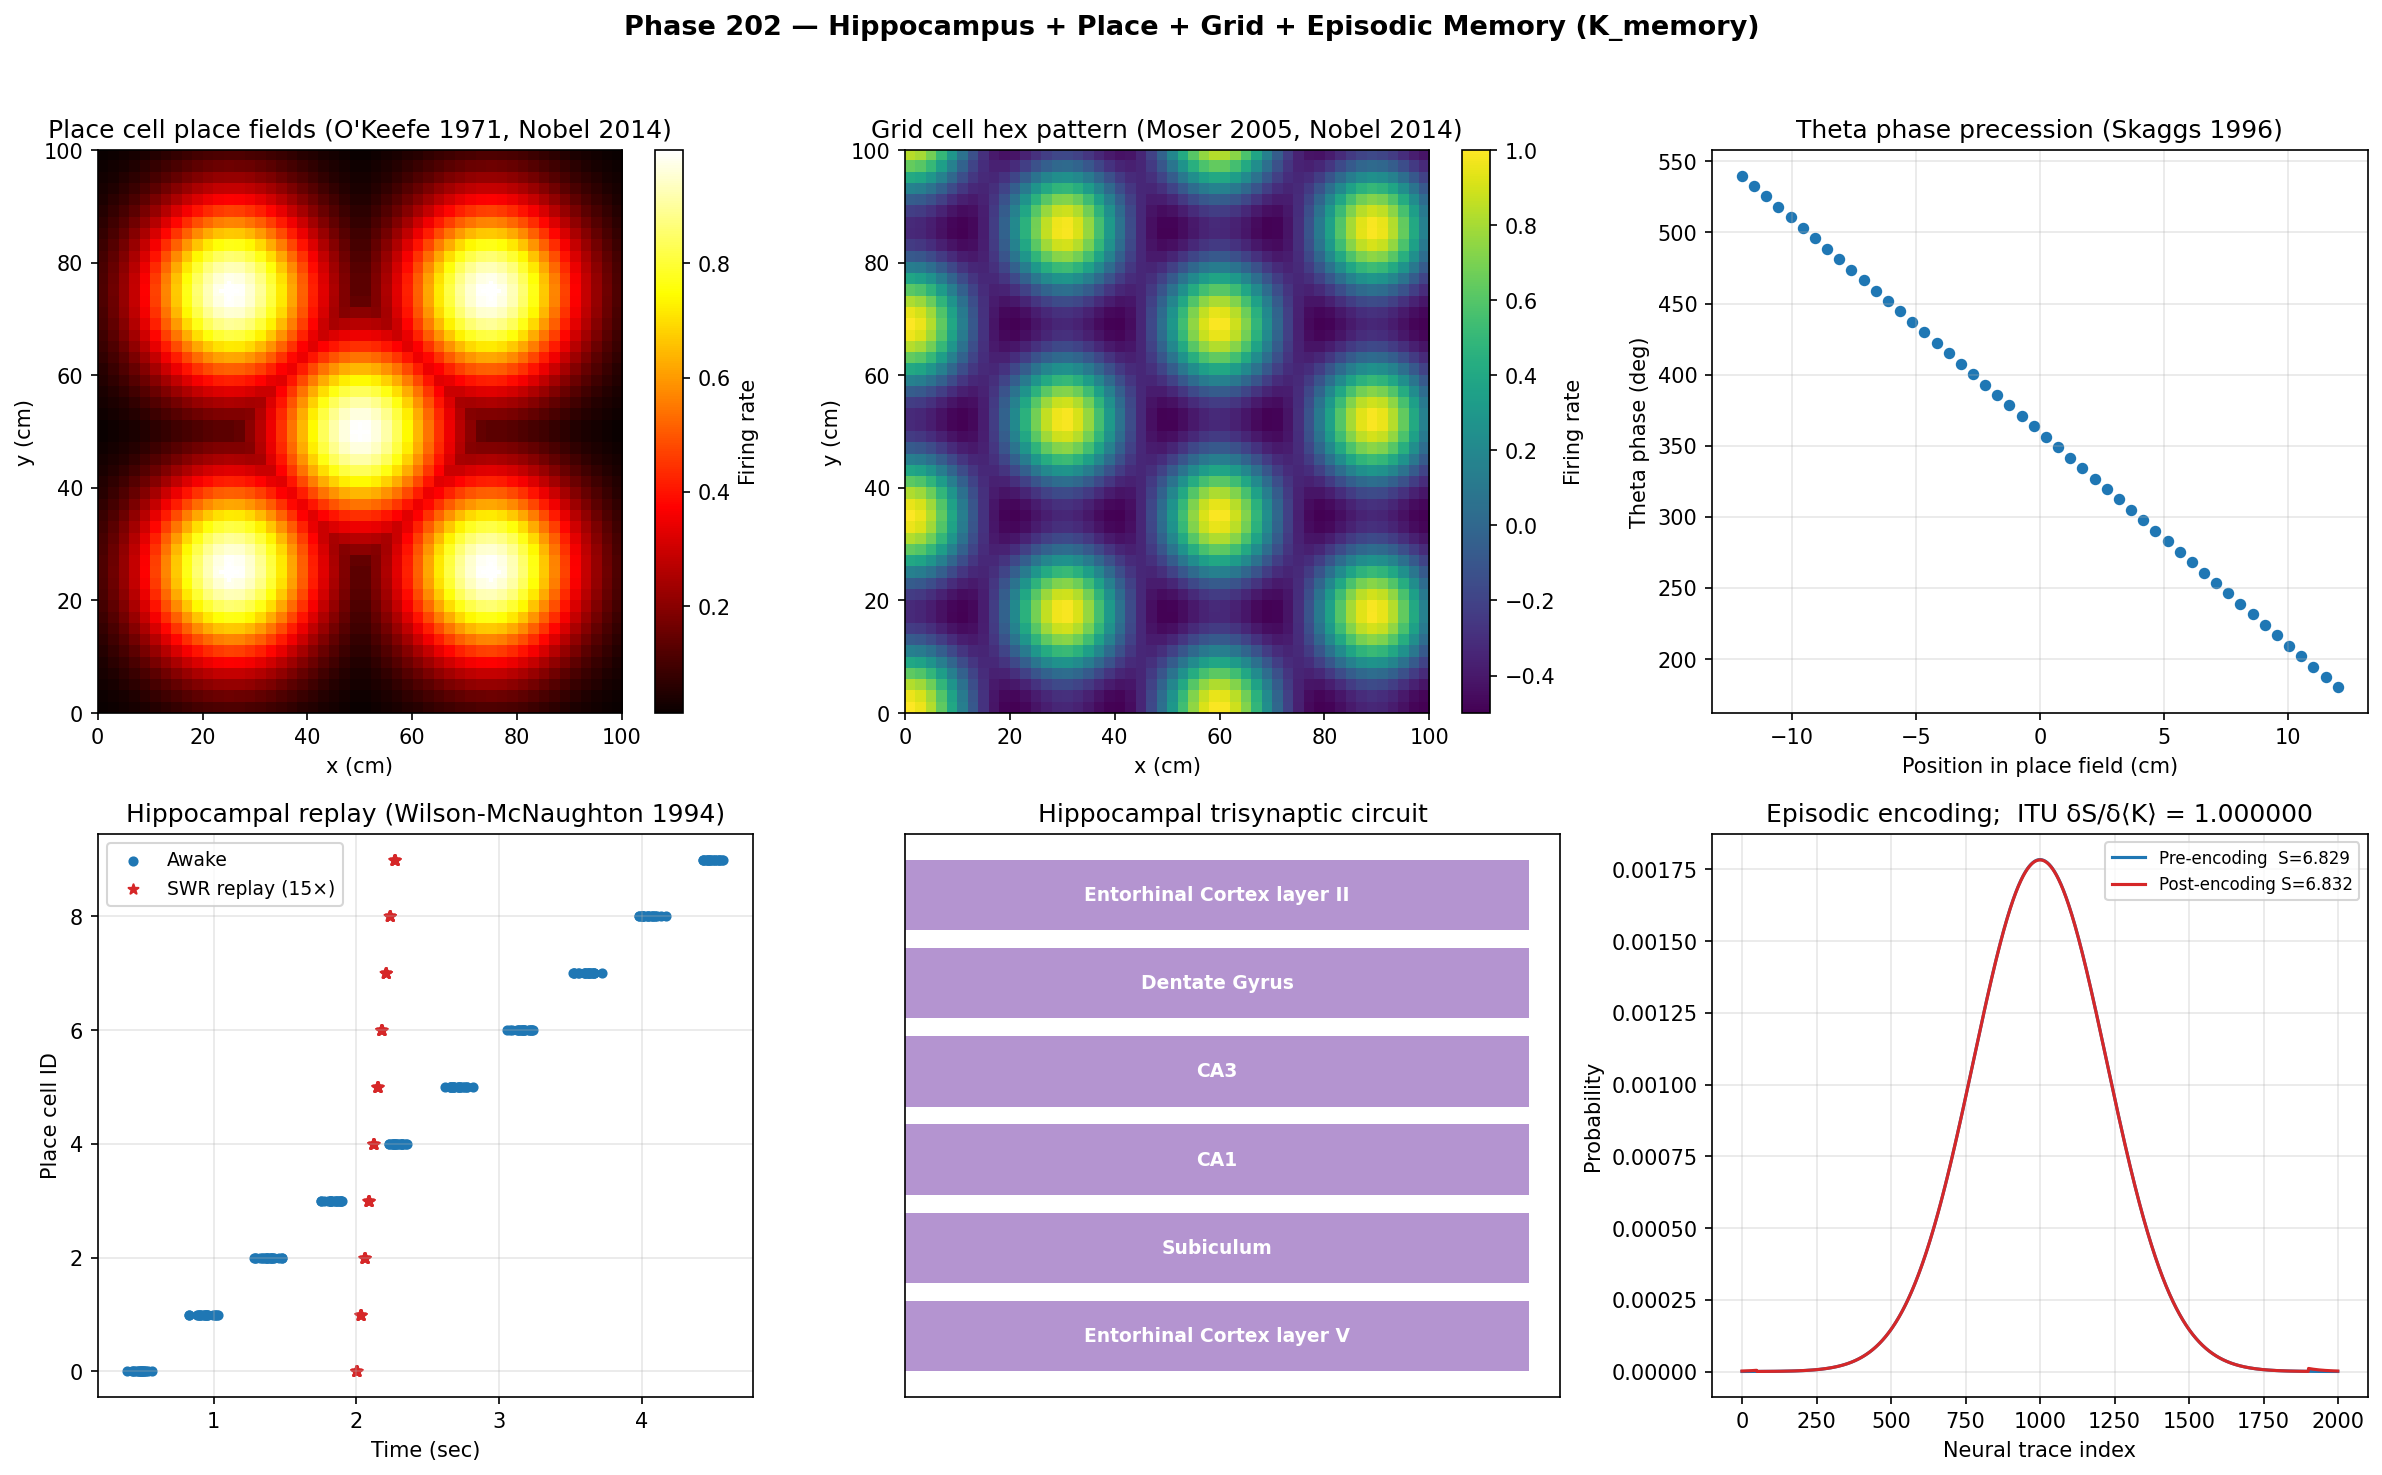

Write Python code to recreate this figure.
"""
Phase 202 — Hippocampus + Place Cell + Grid Cell + Episodic Memory (K_memory)

Simulations:
  1) Place cell place fields in 2D arena
  2) Grid cell hexagonal firing pattern
  3) Theta phase precession
  4) Sharp-wave ripples (SWR) replay at 10-20x speed
  5) Tulving episodic vs semantic memory
  6) Hippocampal trisynaptic circuit
  7) ITU K_memory axiom check during episodic encoding

Outputs:
  - hippocampus_place_grid.png
  - hippocampus_place_grid_summary.json
"""

from __future__ import annotations

import json
from pathlib import Path

import matplotlib
matplotlib.use("Agg")
import matplotlib.pyplot as plt
import numpy as np

OUT_PNG = Path(__file__).with_name("hippocampus_place_grid.png")
OUT_JSON = Path(__file__).with_name("hippocampus_place_grid_summary.json")

rng = np.random.default_rng(20260605)

# -------------------------------------------------------------
# 1) Place cells in 2D arena
# -------------------------------------------------------------
arena_size = 100  # cm
xs = np.linspace(0, arena_size, 50)
ys = np.linspace(0, arena_size, 50)
XX, YY = np.meshgrid(xs, ys)

# 5 place cells at different locations
place_centers = [(25, 25), (75, 25), (50, 50), (25, 75), (75, 75)]
place_sigma = 12  # cm, field radius
place_fields = []
for cx, cy in place_centers:
    field = np.exp(-((XX - cx)**2 + (YY - cy)**2) / (2 * place_sigma**2))
    place_fields.append(field)
# Combined map
combined_place = np.maximum.reduce(place_fields)

# -------------------------------------------------------------
# 2) Grid cell hexagonal pattern
# -------------------------------------------------------------
def grid_cell(x, y, spacing=30, theta=0, x0=0, y0=0):
    """Sum of 3 cosines at 60° angles -> hexagonal pattern."""
    angles = [theta, theta + np.pi/3, theta + 2*np.pi/3]
    out = np.zeros_like(x)
    for a in angles:
        kx = np.cos(a) * (2 * np.pi / spacing)
        ky = np.sin(a) * (2 * np.pi / spacing)
        out += np.cos(kx * (x - x0) + ky * (y - y0))
    return out / 3.0

grid_30 = grid_cell(XX, YY, spacing=30)
grid_50 = grid_cell(XX, YY, spacing=50)

# -------------------------------------------------------------
# 3) Theta phase precession
# -------------------------------------------------------------
# Position trajectory through place field
positions = np.linspace(-1.5, 1.5, 200) * place_sigma  # σ units
theta_phase_grid = np.linspace(0, 2*np.pi, 100)

# Phase precession: spike phase advances as position progresses
# Skaggs 1996: phase = 360° - (position relative shift) * scale
spike_positions = np.linspace(-1.0, 1.0, 50) * place_sigma
spike_phases = 2*np.pi - (spike_positions / place_sigma) * np.pi  # advances as moves forward

# -------------------------------------------------------------
# 4) SWR replay
# -------------------------------------------------------------
# During movement: place cells fire in sequence at ~8 Hz theta
# During SWR: same sequence at 10-20x compressed
t_awake = np.linspace(0, 5, 500)
n_cells = 10
cell_centers_t = np.linspace(0.5, 4.5, n_cells)
awake_spikes = []
for c in cell_centers_t:
    spikes_t = c + 0.05 * rng.standard_normal(20)
    awake_spikes.append(spikes_t)

# Replay: same order, 15x faster
t_replay_start = 2.0
replay_duration = (4.5 - 0.5) / 15
cell_centers_r = np.linspace(t_replay_start,
                              t_replay_start + replay_duration, n_cells)
replay_spikes = []
for c in cell_centers_r:
    spikes_r = c + 0.003 * rng.standard_normal(8)
    replay_spikes.append(spikes_r)

# -------------------------------------------------------------
# 5) Episodic vs Semantic memory
# -------------------------------------------------------------
memory_features = {
    "Episodic": {"autonoetic": True, "context": True, "time_specific": True,
                  "site": "Hippocampus + frontal", "example": "Last summer in Paris"},
    "Semantic": {"autonoetic": False, "context": False, "time_specific": False,
                  "site": "Temporal cortex", "example": "Paris = capital of France"},
}

# -------------------------------------------------------------
# 6) Trisynaptic circuit
# -------------------------------------------------------------
trisynaptic = ["Entorhinal Cortex layer II",
                "Dentate Gyrus",
                "CA3",
                "CA1",
                "Subiculum",
                "Entorhinal Cortex layer V"]

# -------------------------------------------------------------
# 7) ITU K_memory axiom check
# -------------------------------------------------------------
N_traces = 2000
# Pre-encoding: broad neural state distribution
log_fit_pre = -((np.arange(N_traces) - N_traces/2) ** 2) / 100_000
p_pre = np.exp(log_fit_pre); p_pre /= p_pre.sum()
S_pre = float(-np.sum(p_pre * np.log(p_pre)))

# Encoding: specific assembly recruited for new episode (sparse 2.5%)
encoded_mask = (np.arange(N_traces) > 1900) | (np.arange(N_traces) < 50)  # ~5% sparse
log_fit_post = log_fit_pre.copy()
log_fit_post[encoded_mask] += 3.0
p_post = np.exp(log_fit_post); p_post /= p_post.sum()
S_post = float(-np.sum(p_post * np.log(p_post)))

log_p_pre = np.log(np.clip(p_pre, 1e-30, None))
dp = p_post - p_pre
dS_lin = -np.sum(dp * (1.0 + log_p_pre))
dK_lin = -np.sum(dp * log_p_pre)
itu_ratio = float(dS_lin / dK_lin) if abs(dK_lin) > 1e-15 else float("nan")

# -------------------------------------------------------------
# Plot
# -------------------------------------------------------------
fig, axes = plt.subplots(2, 3, figsize=(16, 10))
fig.suptitle(
    "Phase 202 — Hippocampus + Place + Grid + Episodic Memory (K_memory)",
    fontsize=13, fontweight="bold",
)

# Panel 1: Place cells
ax = axes[0, 0]
im = ax.imshow(combined_place, extent=[0, arena_size, 0, arena_size],
                origin="lower", cmap="hot", aspect="auto")
for cx, cy in place_centers:
    ax.plot(cx, cy, "w+", markersize=10, markeredgewidth=2)
plt.colorbar(im, ax=ax, label="Firing rate")
ax.set_xlabel("x (cm)")
ax.set_ylabel("y (cm)")
ax.set_title("Place cell place fields (O'Keefe 1971, Nobel 2014)")

# Panel 2: Grid cell hexagonal
ax = axes[0, 1]
im = ax.imshow(grid_30, extent=[0, arena_size, 0, arena_size],
                origin="lower", cmap="viridis", aspect="auto")
plt.colorbar(im, ax=ax, label="Firing rate")
ax.set_xlabel("x (cm)")
ax.set_ylabel("y (cm)")
ax.set_title("Grid cell hex pattern (Moser 2005, Nobel 2014)")

# Panel 3: Theta phase precession
ax = axes[0, 2]
ax.scatter(spike_positions, np.degrees(spike_phases), s=20, color="#1f77b4")
ax.set_xlabel("Position in place field (cm)")
ax.set_ylabel("Theta phase (deg)")
ax.set_title("Theta phase precession (Skaggs 1996)")
ax.grid(True, alpha=0.3)

# Panel 4: SWR replay
ax = axes[1, 0]
for i, sp in enumerate(awake_spikes):
    ax.scatter(sp, [i]*len(sp), s=15, color="#1f77b4", label="Awake" if i == 0 else None)
for i, sp in enumerate(replay_spikes):
    ax.scatter(sp, [i]*len(sp), s=25, color="#d62728", marker="*",
                label="SWR replay (15×)" if i == 0 else None)
ax.set_xlabel("Time (sec)")
ax.set_ylabel("Place cell ID")
ax.set_title("Hippocampal replay (Wilson-McNaughton 1994)")
ax.legend(fontsize=9)
ax.grid(True, alpha=0.3)

# Panel 5: Trisynaptic circuit
ax = axes[1, 1]
y_pos = np.arange(len(trisynaptic), 0, -1)
ax.barh(y_pos, [1]*len(trisynaptic), color="#9467bd", alpha=0.7)
for i, name in enumerate(trisynaptic):
    ax.text(0.5, y_pos[i], name, ha="center", va="center",
            fontsize=9, fontweight="bold", color="white")
ax.set_yticks([])
ax.set_xticks([])
ax.set_title("Hippocampal trisynaptic circuit")

# Panel 6: ITU K_memory
ax = axes[1, 2]
ax.plot(np.arange(N_traces), p_pre, "-", color="#1f77b4", lw=1.5,
        label=f"Pre-encoding  S={S_pre:.3f}")
ax.plot(np.arange(N_traces), p_post, "-", color="#d62728", lw=1.5,
        label=f"Post-encoding S={S_post:.3f}")
ax.set_xlabel("Neural trace index")
ax.set_ylabel("Probability")
ax.set_title(f"Episodic encoding;  ITU δS/δ⟨K⟩ = {itu_ratio:.6f}")
ax.legend(fontsize=8)
ax.grid(True, alpha=0.3)

plt.tight_layout(rect=[0, 0, 1, 0.96])
plt.savefig(OUT_PNG, dpi=150, bbox_inches="tight")
plt.close(fig)

summary = {
    "phase": 202,
    "tier1_paper": 28,
    "block": "B",
    "topic": "Hippocampus + place/grid cells + episodic memory (K_memory)",
    "Nobel_2014_OKeefe_Moser": {
        "OKeefe_1971": "Place cell discovery in CA1",
        "Moser_couple_2005": "Grid cell discovery in MEC",
        "Nobel_year": 2014,
        "category": "Physiology/Medicine",
    },
    "place_cell_properties": {
        "field_diameter_cm": "20-50",
        "coding_fraction_per_env": "30-40%",
        "remapping_time_hr": "1-2",
    },
    "grid_cell_properties": {
        "spacing_range_cm": "30 to several m",
        "hex_symmetry_deg": 60,
        "modules": "5-10 discrete spacing levels",
        "MEC_location": "Medial entorhinal cortex",
    },
    "other_spatial_cells": {
        "head_direction": "Anterodorsal thalamus",
        "border_cell": "MEC + subiculum",
        "object_vector": "MEC + subiculum",
        "time_cell": "CA1 (MacDonald 2011)",
        "speed_cell": "MEC",
    },
    "episodic_vs_semantic": memory_features,
    "Tulving_mental_time_travel": "Tulving 2002 - autonoetic consciousness",
    "trisynaptic_circuit": trisynaptic,
    "SWR_replay": {
        "speed_compression": "10-20×",
        "Wilson_McNaughton_1994": "Hippocampal replay during slow-wave sleep",
        "consolidation_role": "Hippocampus -> cortex transfer (Marr 1971)",
    },
    "ITU_K_memory": {
        "N_traces": int(N_traces),
        "S_pre_encoding_nats": S_pre,
        "S_post_encoding_nats": S_post,
        "delta_S": S_post - S_pre,
        "ratio_dS_over_dK": float(itu_ratio),
        "expected_ratio": 1.0,
    },
    "ITU_interpretation": {
        "K_state": "K_memory (sub-state of K_neuro)",
        "modular_Hamiltonian": "K_memory^(0) = -log P(experience | reactivation)",
        "decomposition": "K_episodic = K_space ⊗ K_time ⊗ K_what",
        "place_grid_meaning": "Discrete K-state index over spatial manifold",
        "consolidation_meaning": "Slow K-state transfer hippocampus -> cortex",
        "replay_meaning": "Accelerated ITU descent flow during SWR",
    },
    "outputs": {
        "figure": str(OUT_PNG.name),
        "summary_json": str(OUT_JSON.name),
    },
}

OUT_JSON.write_text(json.dumps(summary, indent=2, ensure_ascii=False), encoding="utf-8")
print(json.dumps(summary, indent=2, ensure_ascii=False))
